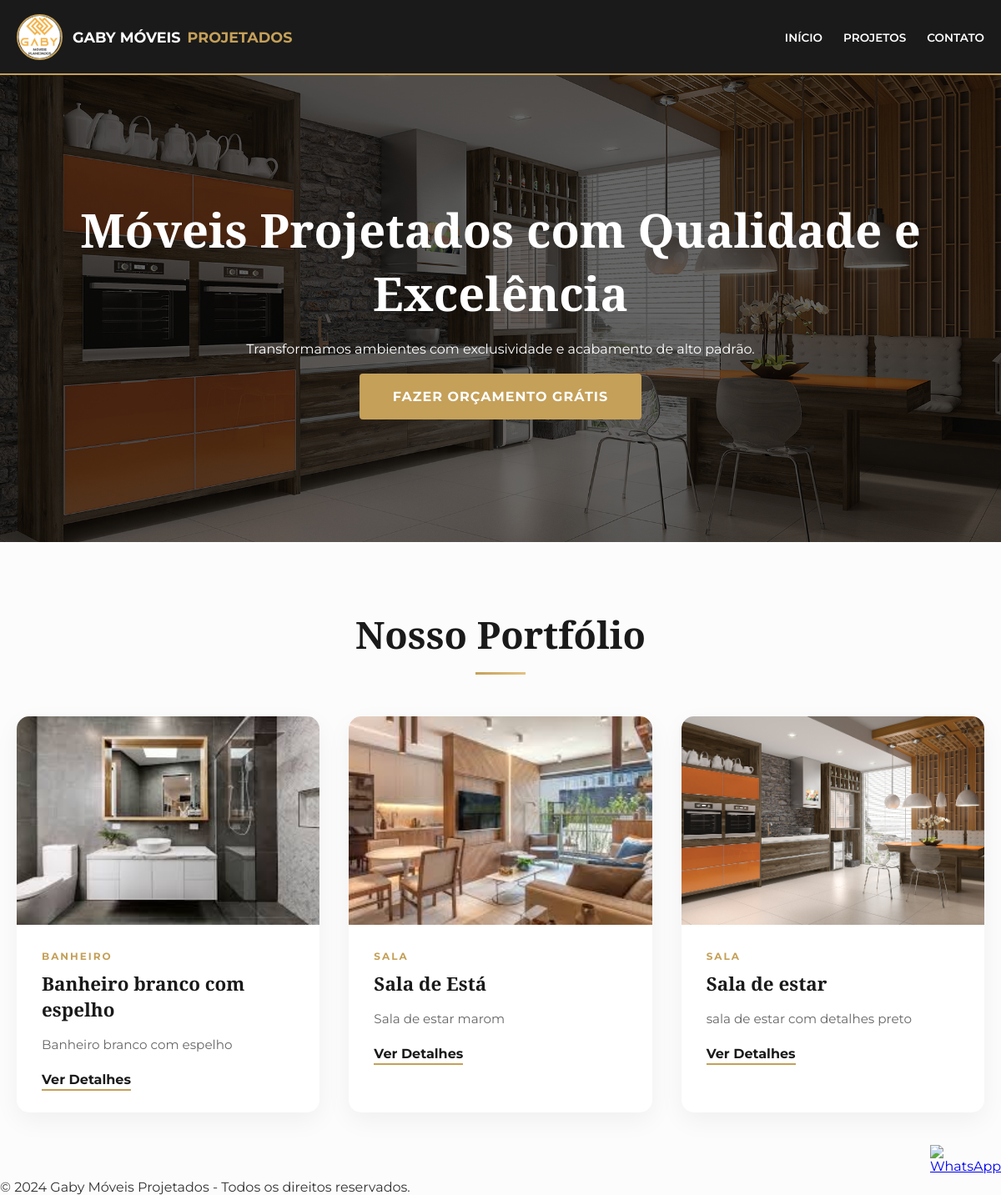
The page / on the database its author committed.
### models.py (models this page shows)
class Movel(db.Model):
    id = db.Column(db.Integer, primary_key=True)
    nome = db.Column(db.String(100), nullable=False)
    categoria = db.Column(db.String(50), nullable=False)
    descricao = db.Column(db.Text, nullable=False)
    imagem_url = db.Column(db.String(200), nullable=False)
    preco_base = db.Column(db.Float, nullable=True) # Agora ele será criado corretamente

### app.py (the view)
@app.route('/')
def index():
    primeiros_moveis = Movel.query.limit(3).all()
    return render_template('index.html', moveis=primeiros_moveis)

### templates/index.html (shortened to what this page needs)
<!DOCTYPE html>
<html lang="pt-br">
<head>
    <link rel="stylesheet" href="{{ url_for('static', filename='css/style.css') }}">
</head>
<body>
<nav class="navbar">
    <div class="nav-container">
        <a href="/" class="brand-link">
            <img src="{{ url_for('static', filename='img/logo.png') }}" class="logo-img" alt="Logo Gaby Móveis">
            <div class="logo-text-group">
                <h1 class="logo-text">GABY MÓVEIS</h1>
                <span class="logo-subtext">PROJETADOS</span>
            </div>
        </a>
        <ul class="nav-links">
            <li><a href="/">INÍCIO</a></li>
            <li><a href="/projetos">PROJETOS</a></li>
            <li><a href="#contato">CONTATO</a></li>
        </ul>
    </div>
</nav>
<section class="hero">
    <div class="hero-content">
        <h1>Móveis Projetados com Qualidade e Excelência</h1>
        <p>Transformamos ambientes com exclusividade e acabamento de alto padrão.</p>
        <a href="https://wa.me/55987529491" class="btn-main">FAZER ORÇAMENTO GRÁTIS</a>
    </div>
</section>
<main class="container">
    <div class="section-title">
        <h2>Nosso Portfólio</h2>
        <div class="line"></div>
    </div>
    <div class="gallery-wrapper">
        {% for movel in moveis %}
        <div class="gallery-card">
            <div class="card-img">
                <img src="{{ url_for('static', filename='img/' + movel.imagem_url) }}" alt="{{ movel.nome }}">
            </div>
            <div class="card-info">
                <span class="categoria">{{ movel.categoria }}</span>
                <h3>{{ movel.nome }}</h3>
                <p>{{ movel.descricao }}</p>
                <div class="card-footer">
                    <a href="/projetos" class="btn-card">Ver Detalhes</a>
                </div>
            </div>
        </div>
        {% endfor %}
    </div>
</main>
<footer>
    <p>&copy; 2024 Gaby Móveis Projetados - Todos os direitos reservados.</p>
</footer>
<a href="https://wa.me/55987529491" class="whatsapp-btn" target="_blank">
    <img src="https://upload.wikimedia.org/wikipedia/commons/6/6b/WhatsApp.svg" alt="WhatsApp">
</a>
</body>
</html>

### static/css/style.css (style rules this page uses)
* { margin: 0; padding: 0; box-sizing: border-box; }
body { font-family: 'Montserrat', sans-serif; background-color: #fcfcfc; color: #333; overflow-x: hidden; }
.navbar { background: #1a1a1a; height: 90px; width: 100%; position: sticky; top: 0; z-index: 1000; display: flex; justify-content: center; border-bottom: 2px solid #c5a059; }
.nav-container { width: 100%; max-width: 1200px; height: 100%; display: flex; justify-content: space-between; align-items: center; padding: 0 20px; }
.brand-link { display: flex; align-items: center; text-decoration: none; max-width: 300px; }
.logo-img { width: 55px !important; height: 55px !important; min-width: 55px; border-radius: 50%; border: 2px solid #c5a059; object-fit: cover; margin-right: 12px; }
.logo-text-group { display: flex; flex-wrap: nowrap; align-items: center; gap: 8px; }
.logo-text { color: white; font-size: 1.1rem; font-weight: 700; text-transform: uppercase; white-space: nowrap; }
.logo-subtext { color: #c5a059; font-size: 1.1rem; font-weight: 700; text-transform: uppercase; white-space: nowrap; }
.nav-links { display: flex; list-style: none; align-items: center; }
.nav-links li { margin-left: 25px; }
.nav-links a { color: white; text-decoration: none; font-size: 0.85rem; font-weight: 600; text-transform: uppercase; transition: 0.3s; }
.hero { min-height: 70vh; background: linear-gradient(rgba(0,0,0,0.6), rgba(0,0,0,0.6)), url('/static/img/hero-bg.jpg') center/cover no-repeat; display: flex; align-items: center; justify-content: center; text-align: center; color: white; padding: 40px 20px; }
.hero h1 { font-family: 'Playfair Display', serif; font-size: clamp(2rem, 5vw, 3.5rem); margin-bottom: 20px; }
.btn-main { background: #c5a059; padding: 18px 40px; color: white; text-decoration: none; font-weight: bold; border-radius: 4px; display: inline-block; margin-top: 20px; transition: 0.3s; letter-spacing: 1px; }
.container { padding: 80px 20px; max-width: 1200px; margin: 0 auto; }
.section-title h2 { font-family: 'Playfair Display', serif; font-size: 2.8rem; text-align: center; color: #1a1a1a; }
.line { width: 60px; height: 3px; background: linear-gradient(90deg, #c5a059, #e2c285); margin: 15px auto 50px; }
.gallery-wrapper { display: grid; grid-template-columns: repeat(3, 1fr); gap: 35px; }
.gallery-card { background: white; border-radius: 15px; overflow: hidden; display: flex; flex-direction: column; box-shadow: 0 10px 30px rgba(0,0,0,0.05); border: none; transition: transform 0.4s ease, box-shadow 0.4s ease; }
.card-img { width: 100%; aspect-ratio: 16/11; overflow: hidden; }
.card-img img { width: 100%; height: 100%; object-fit: cover; transition: transform 0.6s ease; }
.card-info { padding: 30px; flex-grow: 1; display: flex; flex-direction: column; }
.categoria { color: #c5a059; font-size: 0.75rem; font-weight: 700; text-transform: uppercase; letter-spacing: 2px; margin-bottom: 10px; }
.card-info h3 { font-family: 'Playfair Display', serif; font-size: 1.4rem; margin-bottom: 15px; color: #1a1a1a; }
.card-info p { color: #666; font-size: 0.95rem; line-height: 1.6; margin-bottom: 20px; }
.btn-card { color: #1a1a1a; text-decoration: none; font-weight: 700; border-bottom: 2px solid #c5a059; align-self: flex-start; padding-bottom: 2px; transition: 0.3s; }
.whatsapp-btn { position: fixed; bottom: 25px; right: 25px; width: 60px; z-index: 9999; transition: 0.3s; }

### rows shown on the page
Movel: imagem_url (picture), categoria "BANHEIRO", nome "Banheiro branco com espelho", descricao "Banheiro branco com espelho"
Movel: imagem_url (picture), categoria "SALA", nome "Sala de Está", descricao "Sala de estar marom"
Movel: imagem_url (picture), categoria "SALA", nome "Sala de estar", descricao "sala de estar com detalhes preto"
